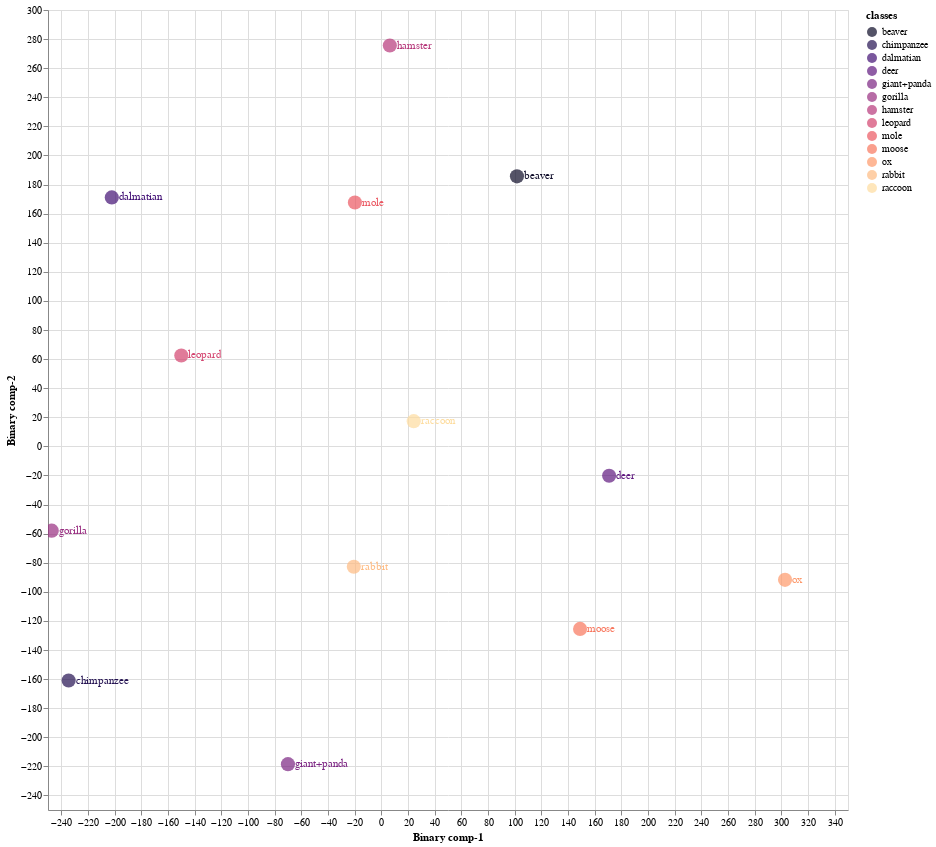
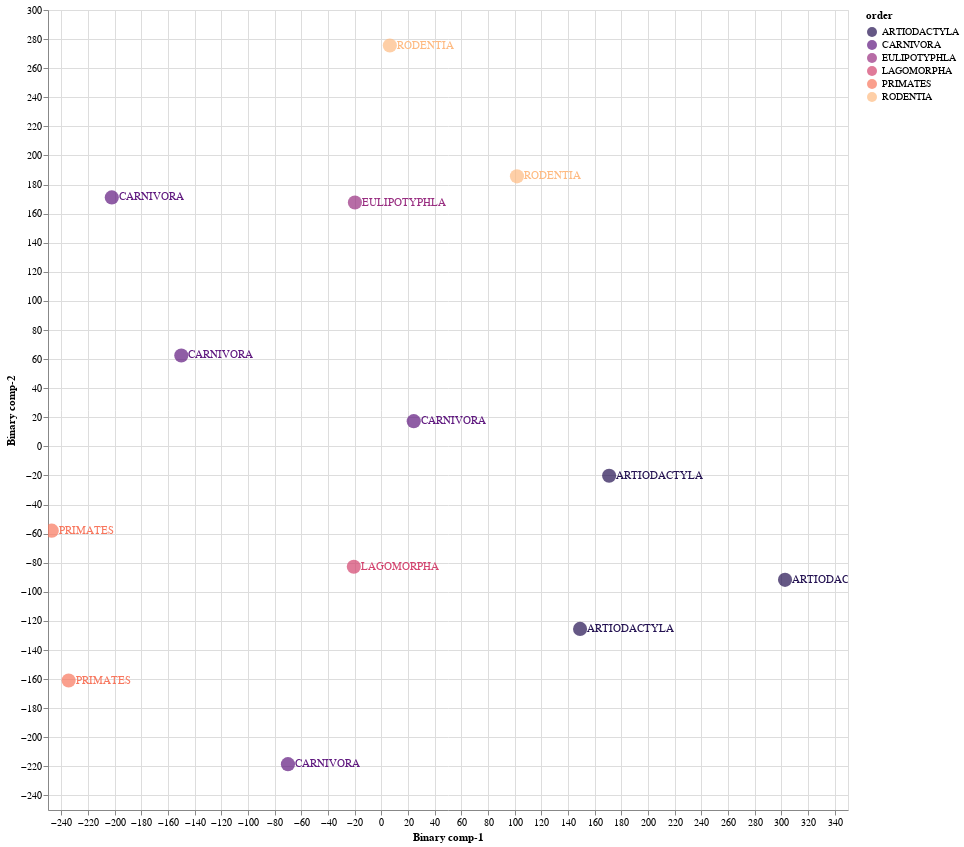

The notebook cell these images were saved under, in order:
### Markdown cell above
### 8.1 Train Validation Split 01

### Code cell
Train01 = CZSL(mode = "Train", 
               split = 1, 
               DNN = ProjectionNetwork1, 
               epochs = 20, 
               bs = 16, 
               numunits = 1024, 
               lr = 0.1, 
               optimiser = nn.Sigmoid(), 
               dropout = 0.2, 
               mom = 0, 
               wd = 0,  
               device = 'cuda', 
               checkpoint = CP1, 
               pred_type = 'Probabilistic', 
               dist_type = 'cosine')

#mode
#1. "Train" - Use Train Val split
#2. "Test" - For Unseen Test Data

#split
# 1 -Train/Val Split 1
# 2 -Train/Val Split 2
# 3 -Train/Val Split 3

#pred_type
#1. "Probabilistic" - continous real numbers giving probability for prdiction to be 1
#2. "Deterministic" - 1 or 0 prediction values

#dist_type
#1. euclidean
#2. cosine
#3. hamming
#4. jaccard

### Figure 1 — Vega-Lite specification as saved in the notebook (floating-point values rounded to 4 significant figures)
{"config": {"view": {"continuousWidth": 400, "continuousHeight": 300}}, "layer": [{"mark": {"type": "circle", "size": 200}, "encoding": {"color": {"field": "classes", "scale": {"scheme": "Magma"}, "type": "nominal"}, "x": {"field": "Binary comp-1", "type": "quantitative"}, "y": {"field": "Binary comp-2", "type": "quantitative"}}, "height": 800, "selection": {"selector001": {"type": "interval", "bind": "scales", "encodings": ["x", "y"]}}, "width": 800}, {"mark": {"type": "text", "align": "left", "baseline": "middle", "dx": 7}, "encoding": {"color": {"field": "classes", "scale": {"scheme": "Magma"}, "type": "nominal"}, "text": {"field": "classes", "type": "nominal"}, "x": {"field": "Binary comp-1", "type": "quantitative"}, "y": {"field": "Binary comp-2", "type": "quantitative"}}, "height": 800, "width": 800}], "data": {"name": "data-06d9042d789a6be73de40fd9af87b43d"}, "$schema": "https://vega.github.io/schema/vega-lite/v4.17.0.json", "datasets": {"data-06d9042d789a6be73de40fd9af87b43d": [{"Binary comp-1": 101.7, "Binary comp-2": 185.6, "classes": "beaver", "sciName": "Aplodontia_rufa", "animal_label": 4, "animal_class": "beaver", "mainCommonName": "Mountain Beaver", "otherCommonNames": "Boomer|Sewellel|Point Arena Mountain Beaver|Point Reyes Mountain Beaver", "class": "Mammalia", "infraclass": "Placentalia", "magnorder": "Boreoeutheria", "superorder": "Euarchontoglires", "order": "RODENTIA", "suborder": "SCIUROMORPHA", "infraorder": null, "parvorder": null, "superfamily": null, "family": "APLODONTIIDAE", "subfamily": null, "tribe": null, "genus": "Aplodontia"}, {"Binary comp-1": -202.1, "Binary comp-2": 171.2, "classes": "dalmatian", "sciName": "Canis_familiaris", "animal_label": 5, "animal_class": "dalmatian", "mainCommonName": "Domestic Dog", "otherCommonNames": "Dog|Dingo|Feral Dog|New Guinea Singing Dog|Village Dog", "class": "Mammalia", "infraclass": "Placentalia", "magnorder": "Boreoeutheria", "superorder": "Laurasiatheria", "order": "CARNIVORA", "suborder": "CANIFORMIA", "infraorder": "CANOIDEA", "parvorder": null, "superfamily": null, "family": "CANIDAE", "subfamily": null, "tribe": null, "genus": "Canis"}, {"Binary comp-1": -19.8, "Binary comp-2": 167.6, "classes": "mole", "sciName": "Talpa_altaica", "animal_label": 12, "animal_class": "mole", "mainCommonName": "Altai Mole", "otherCommonNames": "Siberian Mole", "class": "Mammalia", "infraclass": "Placentalia", "magnorder": "Boreoeutheria", "superorder": "Laurasiatheria", "order": "EULIPOTYPHLA", "suborder": null, "infraorder": null, "parvorder": null, "superfamily": null, "family": "TALPIDAE", "subfamily": "TALPINAE", "tribe": "TALPINI", "genus": "Talpa"}, {"Binary comp-1": -150.0, "Binary comp-2": 62.47, "classes": "leopard", "sciName": "Panthera_pardus", "animal_label": 15, "animal_class": "leopard", "mainCommonName": "Leopard", "otherCommonNames": "Panther", "class": "Mammalia", "infraclass": "Placentalia", "magnorder": "Boreoeutheria", "superorder": "Laurasiatheria", "order": "CARNIVORA", "suborder": "FELIFORMIA", "infraorder": "FELOIDEA", "parvorder": null, "superfamily": null, "family": "FELIDAE", "subfamily": "PANTHERINAE", "tribe": null, "genus": "Panthera"}, {"Binary comp-1": 149.1, "Binary comp-2": -125.5, "classes": "moose", "sciName": "Alces_alces", "animal_label": 16, "animal_class": "moose", "mainCommonName": "Moose", "otherCommonNames": "Elk|Eurasian Elk|Caucasian Moose", "class": "Mammalia", "infraclass": "Placentalia", "magnorder": "Boreoeutheria", "superorder": "Laurasiatheria", "order": "ARTIODACTYLA", "suborder": "RUMINANTIA", "infraorder": "PECORA", "parvorder": null, "superfamily": null, "family": "CERVIDAE", "subfamily": "CAPREOLINAE", "tribe": "ALCEINI", "genus": "Alces"}, {"Binary comp-1": -247.2, "Binary comp-2": -57.97, "classes": "gorilla", "sciName": "Gorilla_gorilla", "animal_label": 20, "animal_class": "gorilla", "mainCommonName": "Western Gorilla", "otherCommonNames": "Lowland Gorilla|Cross River Gorilla|Western Lowland Gorilla", "class": "Mammalia", "infraclass": "Placentalia", "magnorder": "Boreoeutheria", "superorder": "Euarchontoglires", "order": "PRIMATES", "suborder": "HAPLORHINI", "infraorder": "SIMIIFORMES", "parvorder": "CATARRHINI", "superfamily": "HOMINOIDEA", "family": "HOMINIDAE", "subfamily": "HOMININAE", "tribe": null, "genus": "Gorilla"}, {"Binary comp-1": 302.8, "Binary comp-2": -91.79, "classes": "ox", "sciName": "Bos_sauveli", "animal_label": 21, "animal_class": "ox", "mainCommonName": "Kouprey", "otherCommonNames": "Gray Ox|Indochinese Forest Ox", "class": "Mammalia", "infraclass": "Placentalia", "magnorder": "Boreoeutheria", "superorder": "Laurasiatheria", "order": "ARTIODACTYLA", "suborder": "RUMINANTIA", "infraorder": "PECORA", "parvorder": null, "superfamily": null, "family": "BOVIDAE", "subfamily": "BOVINAE", "tribe": "BOVINI", "genus": "Bos"}, {"Binary comp-1": -234.5, "Binary comp-2": -161.0, "classes": "chimpanzee", "sciName": "Pan_troglodytes", "animal_label": 25, "animal_class": "chimpanzee", "mainCommonName": "Chimpanzee", "otherCommonNames": "Chimpanzee|Common Chimpanzee|Robust Chimpanzee|Central Chimpanzee|Eastern Chimpanzee|Nigeria-Cameroon Chimpanzee|Western Chimpanzee", "class": "Mammalia", "infraclass": "Placentalia", "magnorder": "Boreoeutheria", "superorder": "Euarchontoglires", "order": "PRIMATES", "suborder": "HAPLORHINI", "infraorder": "SIMIIFORMES", "parvorder": "CATARRHINI", "superfamily": "HOMINOIDEA", "family": "HOMINIDAE", "subfamily": "HOMININAE", "tribe": null, "genus": "Pan"}, {"Binary comp-1": 6.381, "Binary comp-2": 275.6, "classes": "hamster", "sciName": "Mesocricetus_brandti", "animal_label": 26, "animal_class": "hamster", "mainCommonName": "Brandt's Hamster", "otherCommonNames": "Turkish Hamster", "class": "Mammalia", "infraclass": "Placentalia", "magnorder": "Boreoeutheria", "superorder": "Euarchontoglires", "order": "RODENTIA", "suborder": "SUPRAMYOMORPHA", "infraorder": "MYOMORPHI", "parvorder": null, "superfamily": "MUROIDEA", "family": "CRICETIDAE", "subfamily": "CRICETINAE", "tribe": null, "genus": "Mesocricetus"}, {"Binary comp-1": -20.64, "Binary comp-2": -82.76, "classes": "rabbit", "sciName": "Pentalagus_furnessi", "animal_label": 29, "animal_class": "rabbit", "mainCommonName": "Amami Rabbit", "otherCommonNames": "Ryukyu Rabbit", "class": "Mammalia", "infraclass": "Placentalia", "magnorder": "Boreoeutheria", "superorder": "Euarchontoglires", "order": "LAGOMORPHA", "suborder": null, "infraorder": null, "parvorder": null, "superfamily": null, "family": "LEPORIDAE", "subfamily": null, "tribe": null, "genus": "Pentalagus"}, {"Binary comp-1": -70.03, "Binary comp-2": -218.5, "classes": "giant+panda", "sciName": "Ailuropoda_melanoleuca", "animal_label": 39, "animal_class": "giant+panda", "mainCommonName": "Giant Panda", "otherCommonNames": "Da Xiong Mao", "class": "Mammalia", "infraclass": "Placentalia", "magnorder": "Boreoeutheria", "superorder": "Laurasiatheria", "order": "CARNIVORA", "suborder": "CANIFORMIA", "infraorder": "ARCTOIDEA", "parvorder": null, "superfamily": "URSOIDEA", "family": "URSIDAE", "subfamily": "AILUROPODINAE", "tribe": null, "genus": "Ailuropoda"}, {"Binary comp-1": 170.8, "Binary comp-2": -20.22, "classes": "deer", "sciName": "Hydropotes_inermis", "animal_label": 40, "animal_class": "deer", "mainCommonName": "Chinese Water Deer", "otherCommonNames": null, "class": "Mammalia", "infraclass": "Placentalia", "magnorder": "Boreoeutheria", "superorder": "Laurasiatheria", "order": "ARTIODACTYLA", "suborder": "RUMINANTIA", "infraorder": "PECORA", "parvorder": null, "superfamily": null, "family": "CERVIDAE", "subfamily": "CAPREOLINAE", "tribe": "CAPREOLINI", "genus": "Hydropotes"}, {"Binary comp-1": 24.3, "Binary comp-2": 17.33, "classes": "raccoon", "sciName": "Procyon_lotor", "animal_label": 48, "animal_class": "raccoon", "mainCommonName": "Northern Raccoon", "otherCommonNames": "Common Raccoon", "class": "Mammalia", "infraclass": "Placentalia", "magnorder": "Boreoeutheria", "superorder": "Laurasiatheria", "order": "CARNIVORA", "suborder": "CANIFORMIA", "infraorder": "ARCTOIDEA", "parvorder": null, "superfamily": "MUSTELOIDEA", "family": "PROCYONIDAE", "subfamily": null, "tribe": null, "genus": "Procyon"}]}}

### Figure 2 — Vega-Lite specification as saved in the notebook (floating-point values rounded to 4 significant figures)
{"config": {"view": {"continuousWidth": 400, "continuousHeight": 300}}, "layer": [{"mark": {"type": "circle", "size": 200}, "encoding": {"color": {"field": "order", "scale": {"scheme": "Magma"}, "type": "nominal"}, "x": {"field": "Binary comp-1", "type": "quantitative"}, "y": {"field": "Binary comp-2", "type": "quantitative"}}, "height": 800, "selection": {"selector002": {"type": "interval", "bind": "scales", "encodings": ["x", "y"]}}, "width": 800}, {"mark": {"type": "text", "align": "left", "baseline": "middle", "dx": 7}, "encoding": {"color": {"field": "order", "scale": {"scheme": "Magma"}, "type": "nominal"}, "text": {"field": "order", "type": "nominal"}, "x": {"field": "Binary comp-1", "type": "quantitative"}, "y": {"field": "Binary comp-2", "type": "quantitative"}}, "height": 800, "width": 800}], "data": {"name": "data-06d9042d789a6be73de40fd9af87b43d"}, "$schema": "https://vega.github.io/schema/vega-lite/v4.17.0.json", "datasets": {"data-06d9042d789a6be73de40fd9af87b43d": [{"Binary comp-1": 101.7, "Binary comp-2": 185.6, "classes": "beaver", "sciName": "Aplodontia_rufa", "animal_label": 4, "animal_class": "beaver", "mainCommonName": "Mountain Beaver", "otherCommonNames": "Boomer|Sewellel|Point Arena Mountain Beaver|Point Reyes Mountain Beaver", "class": "Mammalia", "infraclass": "Placentalia", "magnorder": "Boreoeutheria", "superorder": "Euarchontoglires", "order": "RODENTIA", "suborder": "SCIUROMORPHA", "infraorder": null, "parvorder": null, "superfamily": null, "family": "APLODONTIIDAE", "subfamily": null, "tribe": null, "genus": "Aplodontia"}, {"Binary comp-1": -202.1, "Binary comp-2": 171.2, "classes": "dalmatian", "sciName": "Canis_familiaris", "animal_label": 5, "animal_class": "dalmatian", "mainCommonName": "Domestic Dog", "otherCommonNames": "Dog|Dingo|Feral Dog|New Guinea Singing Dog|Village Dog", "class": "Mammalia", "infraclass": "Placentalia", "magnorder": "Boreoeutheria", "superorder": "Laurasiatheria", "order": "CARNIVORA", "suborder": "CANIFORMIA", "infraorder": "CANOIDEA", "parvorder": null, "superfamily": null, "family": "CANIDAE", "subfamily": null, "tribe": null, "genus": "Canis"}, {"Binary comp-1": -19.8, "Binary comp-2": 167.6, "classes": "mole", "sciName": "Talpa_altaica", "animal_label": 12, "animal_class": "mole", "mainCommonName": "Altai Mole", "otherCommonNames": "Siberian Mole", "class": "Mammalia", "infraclass": "Placentalia", "magnorder": "Boreoeutheria", "superorder": "Laurasiatheria", "order": "EULIPOTYPHLA", "suborder": null, "infraorder": null, "parvorder": null, "superfamily": null, "family": "TALPIDAE", "subfamily": "TALPINAE", "tribe": "TALPINI", "genus": "Talpa"}, {"Binary comp-1": -150.0, "Binary comp-2": 62.47, "classes": "leopard", "sciName": "Panthera_pardus", "animal_label": 15, "animal_class": "leopard", "mainCommonName": "Leopard", "otherCommonNames": "Panther", "class": "Mammalia", "infraclass": "Placentalia", "magnorder": "Boreoeutheria", "superorder": "Laurasiatheria", "order": "CARNIVORA", "suborder": "FELIFORMIA", "infraorder": "FELOIDEA", "parvorder": null, "superfamily": null, "family": "FELIDAE", "subfamily": "PANTHERINAE", "tribe": null, "genus": "Panthera"}, {"Binary comp-1": 149.1, "Binary comp-2": -125.5, "classes": "moose", "sciName": "Alces_alces", "animal_label": 16, "animal_class": "moose", "mainCommonName": "Moose", "otherCommonNames": "Elk|Eurasian Elk|Caucasian Moose", "class": "Mammalia", "infraclass": "Placentalia", "magnorder": "Boreoeutheria", "superorder": "Laurasiatheria", "order": "ARTIODACTYLA", "suborder": "RUMINANTIA", "infraorder": "PECORA", "parvorder": null, "superfamily": null, "family": "CERVIDAE", "subfamily": "CAPREOLINAE", "tribe": "ALCEINI", "genus": "Alces"}, {"Binary comp-1": -247.2, "Binary comp-2": -57.97, "classes": "gorilla", "sciName": "Gorilla_gorilla", "animal_label": 20, "animal_class": "gorilla", "mainCommonName": "Western Gorilla", "otherCommonNames": "Lowland Gorilla|Cross River Gorilla|Western Lowland Gorilla", "class": "Mammalia", "infraclass": "Placentalia", "magnorder": "Boreoeutheria", "superorder": "Euarchontoglires", "order": "PRIMATES", "suborder": "HAPLORHINI", "infraorder": "SIMIIFORMES", "parvorder": "CATARRHINI", "superfamily": "HOMINOIDEA", "family": "HOMINIDAE", "subfamily": "HOMININAE", "tribe": null, "genus": "Gorilla"}, {"Binary comp-1": 302.8, "Binary comp-2": -91.79, "classes": "ox", "sciName": "Bos_sauveli", "animal_label": 21, "animal_class": "ox", "mainCommonName": "Kouprey", "otherCommonNames": "Gray Ox|Indochinese Forest Ox", "class": "Mammalia", "infraclass": "Placentalia", "magnorder": "Boreoeutheria", "superorder": "Laurasiatheria", "order": "ARTIODACTYLA", "suborder": "RUMINANTIA", "infraorder": "PECORA", "parvorder": null, "superfamily": null, "family": "BOVIDAE", "subfamily": "BOVINAE", "tribe": "BOVINI", "genus": "Bos"}, {"Binary comp-1": -234.5, "Binary comp-2": -161.0, "classes": "chimpanzee", "sciName": "Pan_troglodytes", "animal_label": 25, "animal_class": "chimpanzee", "mainCommonName": "Chimpanzee", "otherCommonNames": "Chimpanzee|Common Chimpanzee|Robust Chimpanzee|Central Chimpanzee|Eastern Chimpanzee|Nigeria-Cameroon Chimpanzee|Western Chimpanzee", "class": "Mammalia", "infraclass": "Placentalia", "magnorder": "Boreoeutheria", "superorder": "Euarchontoglires", "order": "PRIMATES", "suborder": "HAPLORHINI", "infraorder": "SIMIIFORMES", "parvorder": "CATARRHINI", "superfamily": "HOMINOIDEA", "family": "HOMINIDAE", "subfamily": "HOMININAE", "tribe": null, "genus": "Pan"}, {"Binary comp-1": 6.381, "Binary comp-2": 275.6, "classes": "hamster", "sciName": "Mesocricetus_brandti", "animal_label": 26, "animal_class": "hamster", "mainCommonName": "Brandt's Hamster", "otherCommonNames": "Turkish Hamster", "class": "Mammalia", "infraclass": "Placentalia", "magnorder": "Boreoeutheria", "superorder": "Euarchontoglires", "order": "RODENTIA", "suborder": "SUPRAMYOMORPHA", "infraorder": "MYOMORPHI", "parvorder": null, "superfamily": "MUROIDEA", "family": "CRICETIDAE", "subfamily": "CRICETINAE", "tribe": null, "genus": "Mesocricetus"}, {"Binary comp-1": -20.64, "Binary comp-2": -82.76, "classes": "rabbit", "sciName": "Pentalagus_furnessi", "animal_label": 29, "animal_class": "rabbit", "mainCommonName": "Amami Rabbit", "otherCommonNames": "Ryukyu Rabbit", "class": "Mammalia", "infraclass": "Placentalia", "magnorder": "Boreoeutheria", "superorder": "Euarchontoglires", "order": "LAGOMORPHA", "suborder": null, "infraorder": null, "parvorder": null, "superfamily": null, "family": "LEPORIDAE", "subfamily": null, "tribe": null, "genus": "Pentalagus"}, {"Binary comp-1": -70.03, "Binary comp-2": -218.5, "classes": "giant+panda", "sciName": "Ailuropoda_melanoleuca", "animal_label": 39, "animal_class": "giant+panda", "mainCommonName": "Giant Panda", "otherCommonNames": "Da Xiong Mao", "class": "Mammalia", "infraclass": "Placentalia", "magnorder": "Boreoeutheria", "superorder": "Laurasiatheria", "order": "CARNIVORA", "suborder": "CANIFORMIA", "infraorder": "ARCTOIDEA", "parvorder": null, "superfamily": "URSOIDEA", "family": "URSIDAE", "subfamily": "AILUROPODINAE", "tribe": null, "genus": "Ailuropoda"}, {"Binary comp-1": 170.8, "Binary comp-2": -20.22, "classes": "deer", "sciName": "Hydropotes_inermis", "animal_label": 40, "animal_class": "deer", "mainCommonName": "Chinese Water Deer", "otherCommonNames": null, "class": "Mammalia", "infraclass": "Placentalia", "magnorder": "Boreoeutheria", "superorder": "Laurasiatheria", "order": "ARTIODACTYLA", "suborder": "RUMINANTIA", "infraorder": "PECORA", "parvorder": null, "superfamily": null, "family": "CERVIDAE", "subfamily": "CAPREOLINAE", "tribe": "CAPREOLINI", "genus": "Hydropotes"}, {"Binary comp-1": 24.3, "Binary comp-2": 17.33, "classes": "raccoon", "sciName": "Procyon_lotor", "animal_label": 48, "animal_class": "raccoon", "mainCommonName": "Northern Raccoon", "otherCommonNames": "Common Raccoon", "class": "Mammalia", "infraclass": "Placentalia", "magnorder": "Boreoeutheria", "superorder": "Laurasiatheria", "order": "CARNIVORA", "suborder": "CANIFORMIA", "infraorder": "ARCTOIDEA", "parvorder": null, "superfamily": "MUSTELOIDEA", "family": "PROCYONIDAE", "subfamily": null, "tribe": null, "genus": "Procyon"}]}}
